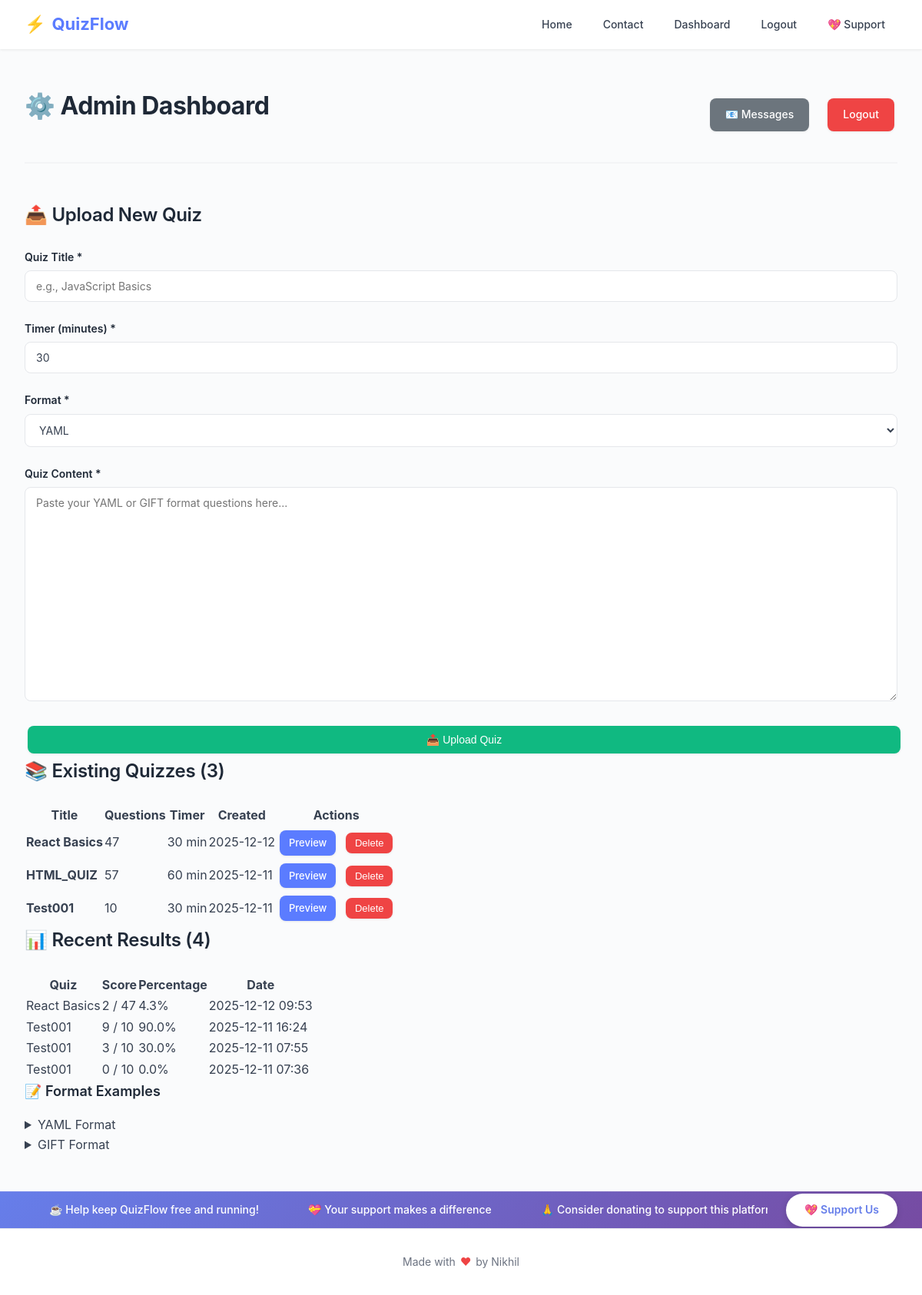
The app's page /admin/ (signed in), older data.
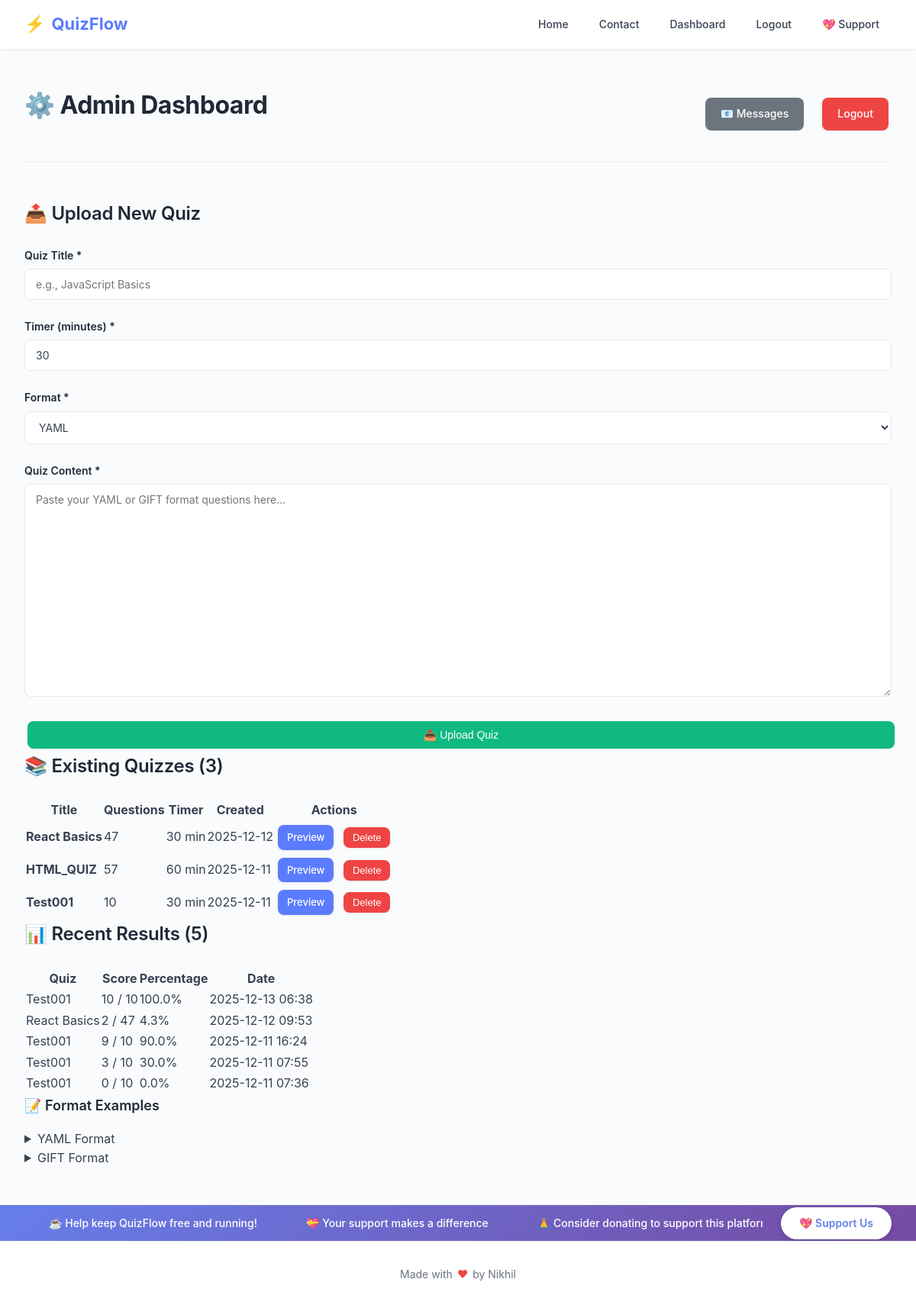
The same page, newer data.
### tables this page shows
CREATE TABLE quizzes (
                id INTEGER PRIMARY KEY AUTOINCREMENT,
                title TEXT NOT NULL,
                questions TEXT NOT NULL,
                timer_minutes INTEGER DEFAULT 30,
                created_at TIMESTAMP DEFAULT CURRENT_TIMESTAMP
            );

CREATE TABLE results (
                id INTEGER PRIMARY KEY AUTOINCREMENT,
                quiz_id INTEGER NOT NULL,
                quiz_title TEXT NOT NULL,
                score INTEGER NOT NULL,
                total INTEGER NOT NULL,
                percentage REAL NOT NULL,
                answers TEXT NOT NULL,
                taken_at TIMESTAMP DEFAULT CURRENT_TIMESTAMP,
                FOREIGN KEY (quiz_id) REFERENCES quizzes (id)
            );

### routes/admin.py (the view)
    def decorated_function(*args, **kwargs):
        if not session.get('admin'):
            return redirect(url_for('admin.login'))
        return f(*args, **kwargs)

### models/database.py (called while the page is built, shortened)
    @contextmanager
    def get_connection(self):
        conn = getattr(self._local, 'connection', None)
        try:
            yield conn
            conn.commit()
        except Exception:
            conn.rollback()
            raise

    def get_all_quizzes(self):
        with self.get_connection() as conn:
            cursor = conn.cursor()
            cursor.execute('SELECT * FROM quizzes ORDER BY created_at DESC')
            rows = cursor.fetchall()
            return [{
                'id': row['id'],
                'title': row['title'],
                'questions': json.loads(row['questions']),
                'timer_minutes': row['timer_minutes'],
                'created_at': row['created_at']
            } for row in rows]

    def get_results(self, limit=50):
        with self.get_connection() as conn:
            cursor = conn.cursor()
            cursor.execute('SELECT * FROM results ORDER BY taken_at DESC LIMIT ?', (limit,))
            rows = cursor.fetchall()
            return [{
                'id': row['id'],
                'quiz_id': row['quiz_id'],
                'quiz_title': row['quiz_title'],
                'score': row['score'],
                'total': row['total'],
                'percentage': row['percentage'],
                'answers': json.loads(row['answers']),
                'taken_at': row['taken_at']
            } for row in rows]

    def get_contact_messages(self, limit=50, unread_only=False):
        with self.get_connection() as conn:
            cursor = conn.cursor()
            if unread_only:
                cursor.execute('SELECT * FROM contact_messages WHERE read = 0 ORDER BY created_at DESC LIMIT ?', (limit,))
            else:
                cursor.execute('SELECT * FROM contact_messages ORDER BY created_at DESC LIMIT ?', (limit,))
            rows = cursor.fetchall()
            return [{
                'id': row['id'],
                'name': row['name'],
                'email': row['email'],
                'subject': row['subject'],
                'message': row['message'],
                'created_at': row['created_at'],
                'read': row['read']
            } for row in rows]

### routes/admin.py (called while the page is built)
def admin_required(f):
    def decorated_function(*args, **kwargs):
        if not session.get('admin'):
            return redirect(url_for('admin.login'))
        return f(*args, **kwargs)
    decorated_function.__name__ = f.__name__
    return decorated_function

### templates/admin/dashboard.html (shortened to what this page needs)
{% extends "base.html" %}
{% block content %}
<div class="page-header">
    <h1>⚙️ Admin Dashboard</h1>
    <div class="header-actions">
        {% if unread_count > 0 %}
        <a href="{{ url_for('admin.messages') }}" class="btn btn-primary">
            📧 Messages <span class="badge">{{ unread_count }}</span>
        </a>
        {% else %}
        <a href="{{ url_for('admin.messages') }}" class="btn btn-secondary">📧 Messages</a>
        {% endif %}
        <a href="{{ url_for('admin.logout') }}" class="btn btn-danger">Logout</a>
    </div>
</div>
<div class="admin-section">
    <h2>📤 Upload New Quiz</h2>
    <form method="POST" action="{{ url_for('admin.upload') }}" class="upload-form">
        <div class="form-row">
            <div class="form-group">
                <label for="title">Quiz Title *</label>
                <input type="text" id="title" name="title" required placeholder="e.g., JavaScript Basics">
            </div>
            <div class="form-group">
                <label for="timer_minutes">Timer (minutes) *</label>
                <input type="number" id="timer_minutes" name="timer_minutes" value="30" min="1" max="180" required>
            </div>
        </div>
        <div class="form-group">
            <label for="format">Format *</label>
            <select id="format" name="format">
                <option value="yaml">YAML</option>
            </select>
        </div>
        <div class="form-group">
            <label for="content">Quiz Content *</label>
            <textarea id="content" name="content" rows="15" required placeholder="Paste your YAML or GIFT format questions here..."></textarea>
        </div>
        <button type="submit" class="btn btn-success btn-block">📤 Upload Quiz</button>
    </form>
</div>
<div class="admin-section">
    <h2>📚 Existing Quizzes ({{ quizzes|length }})</h2>
    {% if quizzes %}
    <div class="table-container">
        <table>
            <thead>
                <tr>
                    <th>Title</th>
                    <th>Questions</th>
                    <th>Timer</th>
                    <th>Created</th>
                    <th>Actions</th>
                </tr>
            </thead>
            <tbody>
                {% for quiz in quizzes %}
                <tr>
                    <td><strong>{{ quiz.title }}</strong></td>
                    <td>{{ quiz.questions|length }}</td>
                    <td>{{ quiz.timer_minutes }} min</td>
                    <td>{{ quiz.created_at[:10] }}</td>
                    <td>
                        <a href="{{ url_for('quiz.start', quiz_id=quiz.id) }}" class="btn btn-sm btn-primary">Preview</a>
                        <form method="POST" action="{{ url_for('admin.delete', quiz_id=quiz.id) }}" style="display: inline;">
                            <button type="submit" class="btn btn-sm btn-danger" onclick="return confirm('Delete this quiz and all its results?')">Delete</button>
                        </form>
                    </td>
                </tr>
                {% endfor %}
            </tbody>
        </table>
    </div>
    {% else %}
    <div class="empty-state">
        <div class="empty-state-icon">📝</div>
        <p>No quizzes yet. Upload one above!</p>
    </div>
    {% endif %}
</div>
<div class="admin-section">
    <h2>📊 Recent Results ({{ results|length }})</h2>
    {% if results %}
    <div class="table-container">
        <table>
            <thead>
                <tr>
                    <th>Quiz</th>
                    <th>Score</th>
                    <th>Percentage</th>
                    <th>Date</th>
                </tr>
            </thead>
            <tbody>
                {% for result in results %}
                <tr>
                    <td>{{ result.quiz_title }}</td>
                    <td>{{ result.score }} / {{ result.total }}</td>
                    <td class="{% if result.percentage >= 70 %}text-success{% else %}text-danger{% endif %}">
                        {{ result.percentage }}%
                    </td>
                    <td>{{ result.taken_at[:16] }}</td>
                </tr>
                {% endfor %}
            </tbody>
        </table>
    </div>
    {% else %}
    <div class="empty-state">
        <div class="empty-state-icon">📊</div>
        <p>No results yet.</p>
    </div>
    {% endif %}
</div>
<div class="help-section">
    <h3>📝 Format Examples</h3>
    <details>
        <summary>YAML Format</summary>
    </details>
    <details>
        <summary>GIFT Format</summary>
    </details>
</div>
{% endblock %}

### templates/base.html (shortened to what this page needs)
<!DOCTYPE html>
<html lang="en">
<head>
    <link rel="stylesheet" href="{{ url_for('static', filename='css/style.css') }}">
</head>
<body>
    <nav class="navbar">
        <div class="navbar-container">
            <a href="{{ url_for('main.home') }}" class="navbar-brand">
                <span>⚡</span> QuizFlow
            </a>
            <div class="navbar-menu">
                {% if request.path == '/' %}
                    <a href="{{ url_for('main.home') }}" class="nav-link active">Home</a>
                {% else %}
                    <a href="{{ url_for('main.home') }}" class="nav-link">Home</a>
                {% endif %}
                <a href="{{ url_for('support.contact') }}" class="nav-link">Contact</a>
                {% if session.get('admin') %}
                    <a href="{{ url_for('admin.dashboard') }}" class="nav-link">Dashboard</a>
                    <a href="{{ url_for('admin.logout') }}" class="nav-link">Logout</a>
                {% else %}
                    <a href="{{ url_for('admin.login') }}" class="nav-link">Admin</a>
                {% endif %}
                <a href="{{ url_for('support.donate') }}" class="nav-link support-btn">💖 Support</a>
            </div>
        </div>
    </nav>
    <main class="main-content">
        <div class="container">
            {% block content %}{% endblock %}
        </div>
    </main>
    <div class="support-marquee-wrapper">
        <div class="support-marquee-container">
            <div class="support-marquee">
                <div class="marquee-content">
                    <span class="marquee-item">☕ Help keep QuizFlow free and running!</span>
                    <span class="marquee-item">💝 Your support makes a difference</span>
                    <span class="marquee-item">🙏 Consider donating to support this platform</span>
                </div>
            </div>
            <div class="support-marquee-button">
                <a href="{{ url_for('support.donate') }}" class="btn-marquee-support">
                    💖 Support Us
                </a>
            </div>
        </div>
    </div>
    <footer class="footer">
        <div class="footer-container">
            <div class="footer-content">
                <p class="footer-text">
                    Made with <span class="footer-heart">❤</span> by Nikhil
                </p>
            </div>
        </div>
    </footer>
</body>
</html>

Row changes from the older to the newer data that the page shows:
added results: quiz_title "Test001", score "10", total "10", percentage "100.0", taken_at "2025-12-13 06:38"
Text that changed along with them:
{{ results|length }}: "4" → "5"
